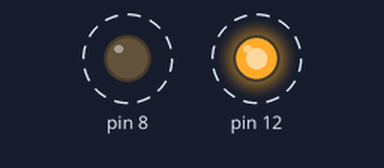
Bench run of a sketch on a simulated Arduino Uno, built with avr-gcc and run on an emulated ATmega328P. Shown: output pins drawn as LEDs (lit = HIGH). Dashed ring = blinking.

Above: at 0.2 s.
Timing chart, 0 to 4.6 s (numbered marks = the images above):
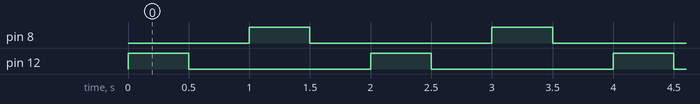

Measured:
- by itself, pin 8, pin 12: alternates HIGH for 0.50 s and LOW for 1.5 s
- by itself, everything shown: repeats every 2.0 s, in 4 steps

The sketch:

Simple_LED_Blink.ino
```cpp
/*
Ai nevoie de Arduino, 2 led-uri, breadboard, 2 rezistori 220ohm, jumperwire cables)
*/
void setup() {
  pinMode(12,OUTPUT);
  pinMode(8,OUTPUT);
}

void loop() {
  digitalWrite(12,HIGH);
  delay(500);
  digitalWrite(12,LOW);
  delay(500);
  digitalWrite(8,HIGH);
  delay(500);
  digitalWrite(8,LOW);
  delay(500);
}
```
